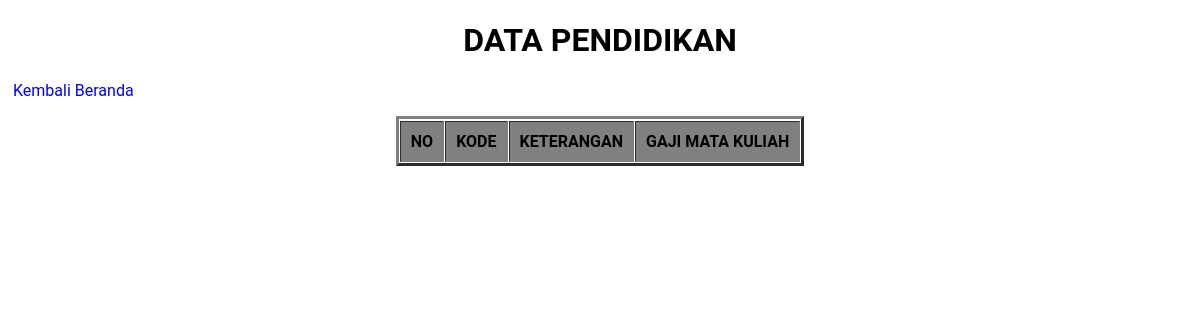
Page /AdministrasiTu/pendidikan.php on the earlier database version.
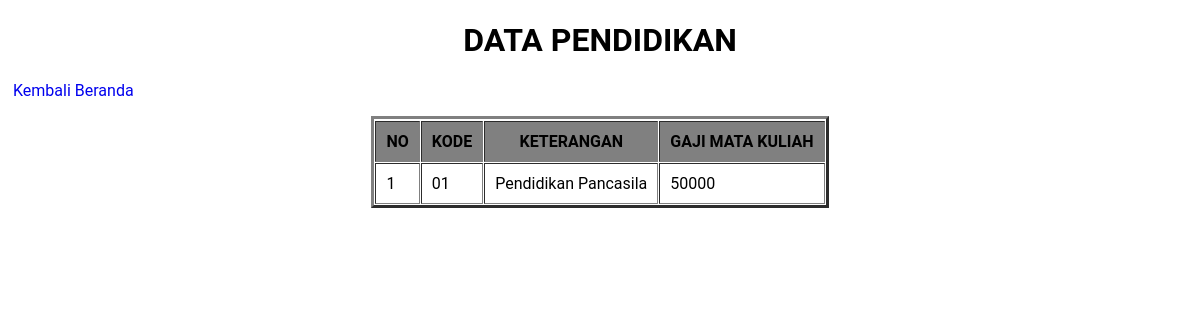
Same page on the later database version.
### tables this page shows
CREATE TABLE `pendidikan` (
  `kode_pendidikan` varchar(5) NOT NULL,
  `ket_pendidikan` varchar(100) NOT NULL,
  `gaji_matkul` int(11) NOT NULL
);

### AdministrasiTu/pendidikan.php (the view, shortened to what this page needs)
<!DOCTYPE html>
<html>
<head>
	<body bgcolor="">
    <link rel="stylesheet" type="text/css" href="style.css">
</head>
<body>
<h1 align="center">DATA PENDIDIKAN</h1>
	<p><a href="index.php">Kembali Beranda</a>
    <table align="center" border="3" cellpadding="10" cellspacing="1">
		<tr>
		<tr bgcolor='grey'>
			<th>NO</th>
			<th>KODE</th>
			<th>KETERANGAN</th>
			<th>GAJI MATA KULIAH</th>
		</tr>
		<?php
		include 'koneksi.php';
		$no = 1;
		$data = mysqli_query($koneksi,"select * from pendidikan");
		while($d = mysqli_fetch_array($data)){
			?>
			<tr>
				<td><?php echo $no++; ?></td>
				<td><?php echo $d['kode_pendidikan']; ?></td>
				<td><?php echo $d['ket_pendidikan']; ?></td>
				<td><?php echo $d['gaji_matkul']; ?></td>
			</tr>
			<?php
		}
		?>
	</table>
</body>
</html>

Differences in the rows shown:
added pendidikan: kode_pendidikan "01", ket_pendidikan "Pendidikan Pancasila", gaji_matkul "50000"
